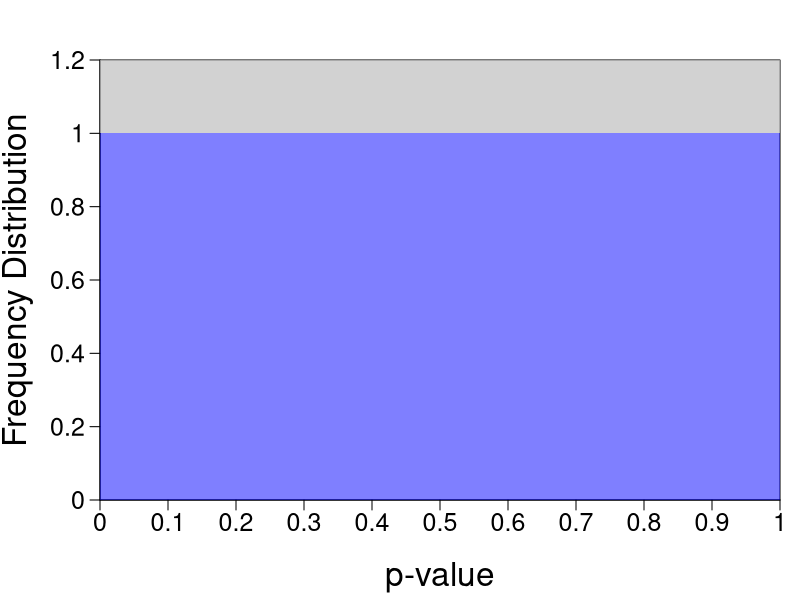
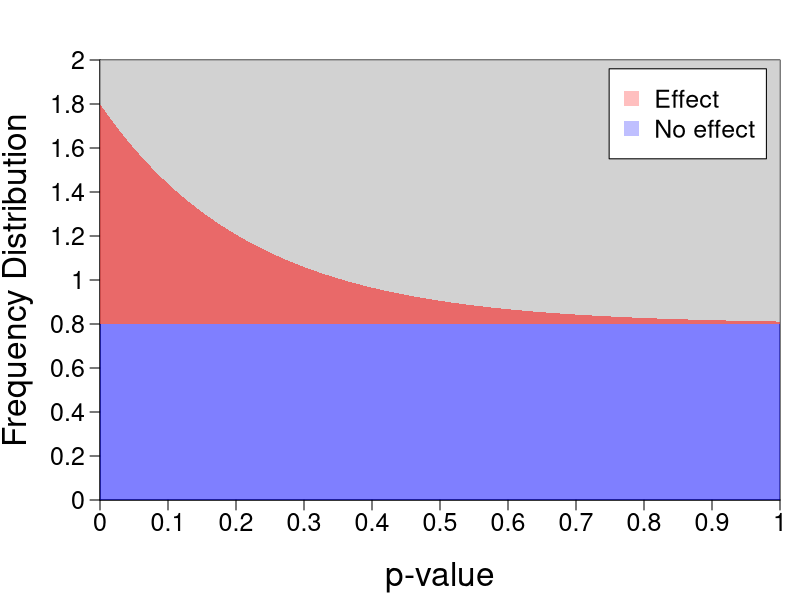
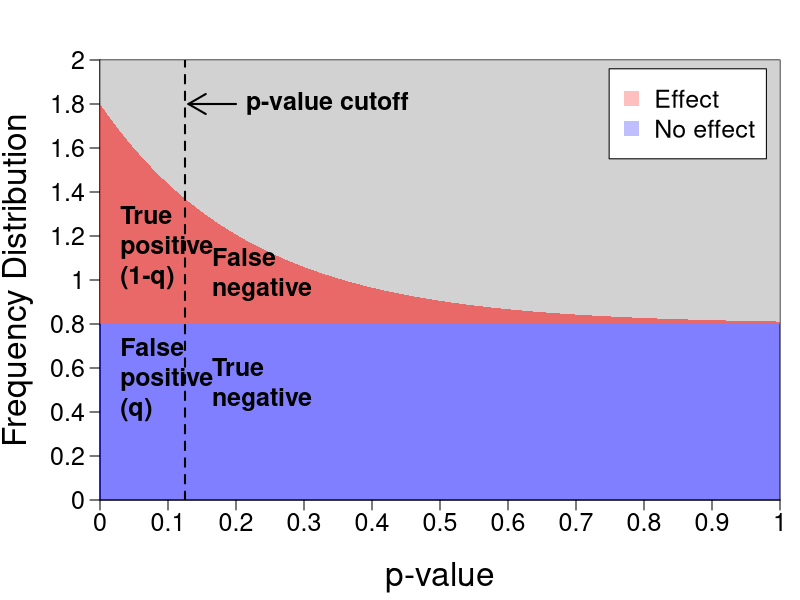
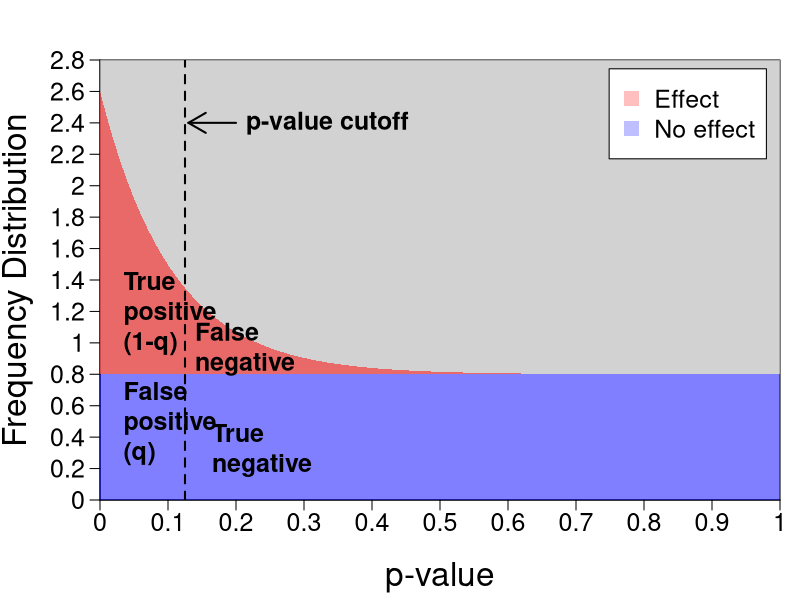

Recreate these plots in R, in order.
## ---- chunk 1
#| label: setup
#| include: FALSE
knitr::opts_chunk$set(
  collapse = TRUE,
  comment  = "#>",
  fig.path = "figures/fdr-"
)
par_def <- list(mar = c(5, 5, 3, 1), mgp = c(3.5, 0.75, 0))
col_alpha <- ggplot2::alpha
addBox <- function(bottom = NULL, top = NULL, left = NULL, right = NULL,
                   col, alpha = 0.2, ...) {
  pars <- par("usr")
  if ( is.null(bottom) )
    bottom <- pars[3L]
  if ( is.null(left) )
    left <- pars[1L]
  if ( is.null(top) )
    top <- pars[4L]
  if ( is.null(right) )
    right <- pars[2L]
  rect(left, bottom, right, top, border = NA, col = col_alpha(col, alpha), ...)
}

plotPolygon <- function(upper, lower, add = FALSE,
                        col = col_alpha("blue", 0.5), ...) {
  stopifnot(
    inherits(upper, "list"), length(upper) == 2L,
    inherits(lower, "list"), length(lower) == 2L
  )
  x1 <- upper[[1L]]
  y1 <- upper[[2L]]
  x2 <- lower[[1L]]
  y2 <- lower[[2L]]
  if ( !add ) {
    plot(x1, y1, type = "n", ylim = c(min(y1, y2),
         max(y1, y2)), xlim = c(min(x1, x2), max(x1, x2)), ...)
  }
  polygon(c(x1, rev(x2)), c(y1, rev(y2)), border = NA, col = col)
}

addText <- function(x, y, text, pos = 4, ...) {
  if ( length(x) > 1 || length(y) > 1 || length(text) > 1 ) {
    if ( !(length(x) == length(y) && length(y) == length(text)) ) {
      stop("The `x`, `y`, and `text` arguments should all be of equal length.",
           call. = FALSE)
    }
  }
  plot_x <- par("usr")[1:2L]
  plot_y <- par("usr")[3:4L]
  new_x <- x * (max(plot_x) - min(plot_x)) + min(plot_x)
  new_y <- y * (max(plot_y) - min(plot_y)) + min(plot_y)
  if ( par("xlog") ) {
    new_x <- 10^new_x
  }
  if ( par("ylog") ) {
    new_y <- 10^new_y
  }
  text(new_x, new_y, text, pos = pos, ...)
}
## ---- chunk 2
#| label: null-dist
#| fig.width: 12
#| fig.height: 6
par(par_def)
x <- seq(0, 1, 0.1)
y <- seq(0, 1.2, 0.2)
plot(NA, type = "n", xaxt = "n", yaxt = "n",
     ylab = "Frequency Distribution", xlab = "p-value", cex.lab = 2,
     xaxs = "i", yaxs = "i", ylim = range(y), xlim = range(x))
axis(1, labels = x, at = x, cex.axis = 1.5)
axis(2, labels = y, at=y, las = 2, cex.axis = 1.5)
addBox(top = 1, col = "blue", alpha = 0.5)
addBox(top = 1.2, bottom = 1, col = "gray", alpha = 0.7)
## ---- chunk 3
#| label: null-alt
#| fig.width: 12
#| fig.height: 6
basefig <- function(y = seq(0, 2, 0.2), ...) {
  withr::local_par(par_def)
  plot(NA, xlim = 0:1, ylim = range(y), type = "n", xaxt = "n", yaxt = "n",
       ylab = "Frequency Distribution", xlab = "p-value",
       cex.lab = 2, xaxs = "i", yaxs = "i", ...)
  axis(1, labels = x, at = x, cex.axis = 1.5)
  axis(2, labels = y, at = y, las = 2, cex.axis = 1.5)
  addBox(bottom = 0.8, col = "gray", alpha = 0.7)
  addBox(top = 0.8, col = "blue", alpha = 0.5)
  legend("topright", legend = c("Effect", "No effect"), pch = 15,
         bg = "white",  col = c(col_alpha("red", 0.25), col_alpha("blue", 0.25)),
         inset = 0.02, cex = 1.5, pt.cex = 2)
}
xvals <- seq(0, 1, length.out = 100)
alpha <- -4.5
beta  <- 1
yvals <- beta * (exp(xvals * alpha)) + 0.8
basefig()
plotPolygon(list(xvals, yvals), list(x, rep(0.8, length(x))),
            add = TRUE, col = col_alpha("red", 0.5))
## ---- chunk 4
#| label: p-cutoff
#| fig.width: 12
#| fig.height: 6
basefig()
plotPolygon(list(xvals, yvals), list(x, rep(0.8, length(x))),
            add = TRUE, col = col_alpha("red", 0.5))
abline(v = 0.125, col = 1, lty = 2, lwd = 2)
addText(0.015, 0.25, "False\npositive\n(q)", font = 2, cex = 1.5)
addText(0.015, 0.55, "True\npositive\n(1-q)", font = 2, cex = 1.5)
addText(0.15, 0.5, "False\nnegative", font = 2, cex = 1.5)
addText(0.15, 0.25, "True\nnegative", font = 2, cex = 1.5)
addText(0.2, 0.9, "p-value cutoff", font = 2, cex = 1.5)
arrows(0.2, 1.8, 0.130, 1.8, code = 2, length = 0.2, lwd = 2)
## ---- chunk 5
#| label: power
#| fig.width: 12
#| fig.height: 6
basefig(y = seq(0, 2.8, 0.2))
alpha <- -9.5
beta  <- 1.8
yvals <- beta * (exp(xvals * alpha)) + 0.8
plotPolygon(list(xvals, yvals), list(x, rep(0.8, length(x))),
            add = TRUE, col = col_alpha("red", 0.5))
abline(v = 0.125, col = 1, lty = 2, lwd = 2)
addText(0.02, 0.15, "False\npositive\n(q)", font = 2, cex = 1.5)
addText(0.02, 0.4, "True\npositive\n(1-q)", font = 2, cex = 1.5)
addText(0.125, 0.33, "False\nnegative", font = 2, cex = 1.5)
addText(0.15, 0.1, "True\nnegative", font = 2, cex = 1.5)
addText(0.2, 0.855, "p-value cutoff", font = 2, cex = 1.5)
arrows(0.2, 2.4, 0.130, 2.4, code = 2, length = 0.2, lwd = 2)
